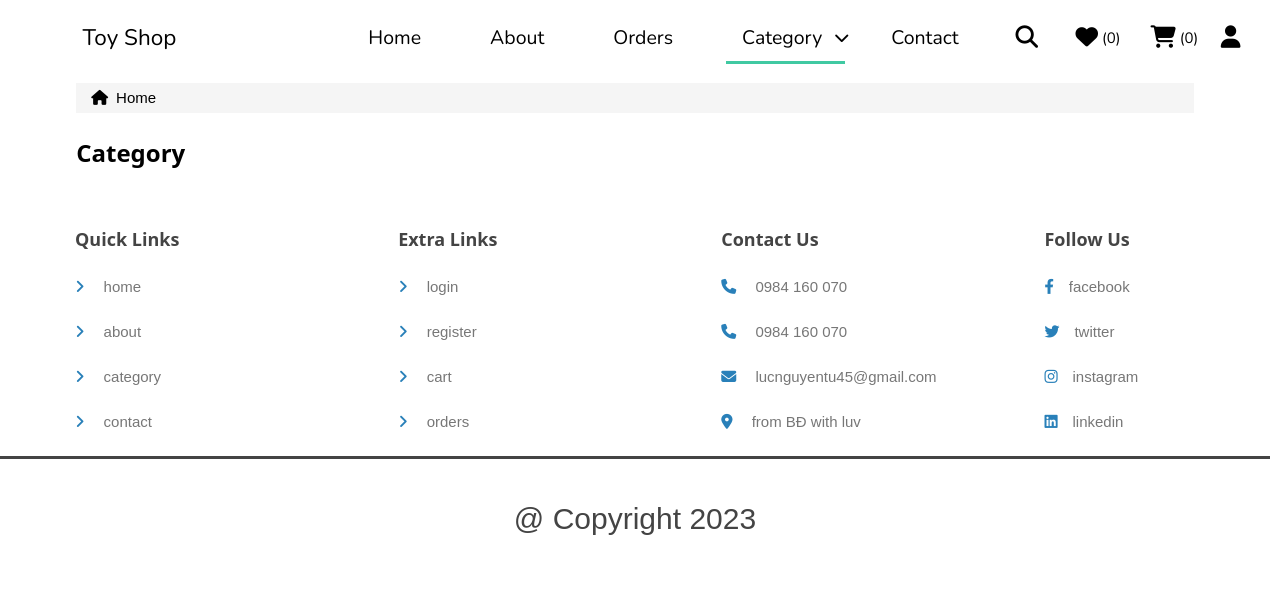
/category.php, run on an earlier commit of the app's database.
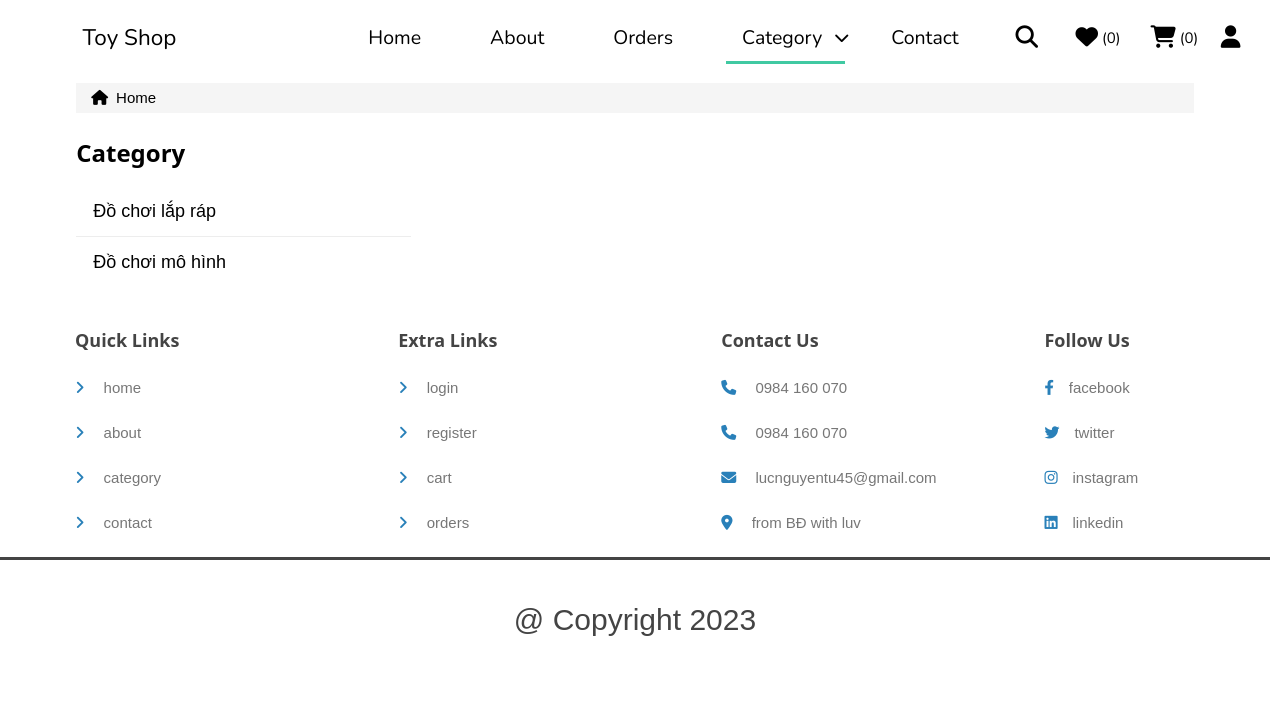
And on a later commit of the database.
### tables this page shows
CREATE TABLE `category` (
  `id` int(11) NOT NULL,
  `name` varchar(255) NOT NULL,
  `is_deleted` tinyint(1) NOT NULL
);

### database/connectDB.php (called while the page is built, shortened)
<?php class Database
{
  public $host = DB_HOST;
  public $user = DB_USER;
  public $pass = DB_PASS;
  public $dbname = DB_NAME;
  public $link;
  private function connectDB()
  {
    $this->link = new mysqli(
      $this->host,
      $this->user,
      $this->pass,
      $this->dbname
    );
  }
  public function select($query)
  {
    ($result = $this->link->query($query)) or
      die($this->link->error . __LINE__);
    if ($result->num_rows > 0) {
      return $result;
    } else {
      return false;
    }
  }
}

### controller/categoryController.php (called while the page is built, shortened)
<?php
$filepath = realpath(dirname(__DIR__));
include_once $filepath . "/services/categoryServices.php";
class CategoryController
{
  public function show_category()
  {
    $categoryService = new CategoryServices();
    $result = $categoryService->show_category();
    return $result;
  }
}

### services/categoryServices.php (called while the page is built, shortened)
<?php
$filepath = realpath(dirname(__DIR__));
include_once $filepath . "\database\connectDB.php";
?>
<?php class CategoryServices
{
    private $db;
    public function __construct()
    {
        $this->db = new Database();
    }
    public function show_category()
    {
        $query = "SELECT * FROM category where is_deleted = '0' ORDER BY id desc";
        $result = $this->db->select($query);
        return $result;
    }
}
?>

### category.php (the view, shortened to what this page needs)
<?php
$filepath = realpath(dirname(__DIR__));
include_once $filepath .
  "\Toy_Management_Website\controller\categoryController.php";
?>
<!DOCTYPE html>
<html lang="en">
<head>
  <link rel="stylesheet" href="https://cdnjs.cloudflare.com/ajax/libs/font-awesome/6.1.1/css/all.min.css">
  <link rel="stylesheet" href="./assets/css/category.css">
  <link rel="stylesheet" href="./assets/css/home.css" />
  <link rel="stylesheet" href="./assets/css/slide.css">
  <link rel="stylesheet" href="./assets/css/footer.css" />
</head>
<body>
  <?php include_once "./components/header.php"; ?>
  <div class="page-wrapper">
    <div class="breadcrumbs">
      <div class="container">
        <ul class="items">
          <li class="item"><i class="fa-solid fa-house"></i><a href="index.php">Home</a></li>
        </ul>
      </div>
    </div>
    <div class="main-container container">
      <div class="sidebar">
        <div class="sidebar-category">
          <h3 class="title">Category</h3>
          <ul class="main-list">
            <?php
            $show_category = $categoryController->show_category();
            if ($show_category) {
              while ($result = $show_category->fetch_assoc()) {
                if ($category_id == $result["id"]) {
                  $active = "active";
                } else {
                  $active = "";
                } ?>
                <li data-id="<?php echo $result["id"]; ?>" class="<?php echo $active; ?>">
                  <a href="category.php?id=<?php echo $result["id"]; ?>">
                    <?php echo $result["name"]; ?>
                  </a>
                </li>
            <?php
              }
            }
            ?>
          </ul>
        </div>
      </div>
      <div class="list-product" id="product-data">
      </div>
    </div>
  </div>
  <?php include "./components/footer.php"; ?>
</body>

What changed in the data, as far as the page shows it:
added category: name "Đồ chơi lắp ráp"
added category: name "Đồ chơi mô hình"
